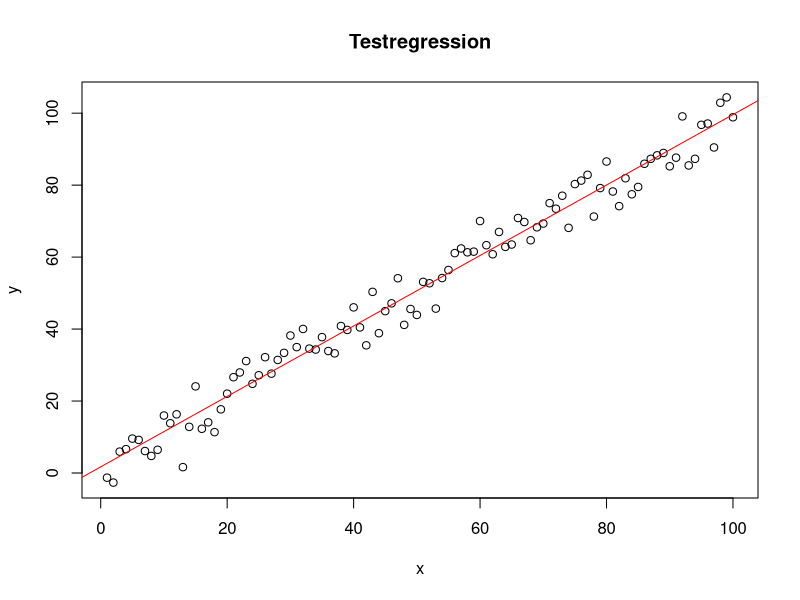

The R source for this figure:
#####################
#### Test-Script ####
#####################

x <- seq(1,100, 1)
y <- x +  rnorm(100, mean = 0 , sd = 5) 

model1 <- lm(y ~ x)

summary(model1)

plot(x,y)
abline(model1, col="red", xlab = "X", ylab = "Y")
title("Testregression")
